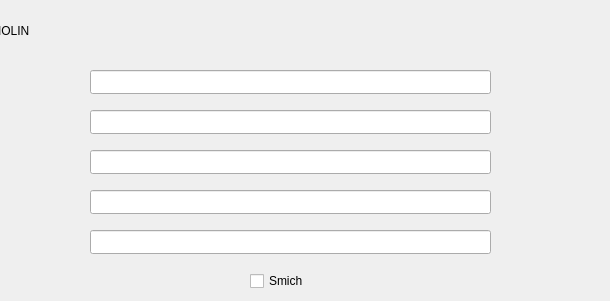
        <widget class="QWidget" name="page_17">
         <widget class="QLineEdit" name="violinMaterial_lineEdit_2">
          <property name="geometry">
           <rect>
            <x>90</x>
            <y>230</y>
            <width>401</width>
            <height>24</height>
           </rect>
          </property>
         </widget>
         <widget class="QLineEdit" name="violinModel_lineEdit_2">
          <property name="geometry">
           <rect>
            <x>90</x>
            <y>70</y>
            <width>401</width>
            <height>24</height>
           </rect>
          </property>
         </widget>
         <widget class="QLineEdit" name="violinCount_lineEdit_2">
          <property name="geometry">
           <rect>
            <x>90</x>
            <y>110</y>
            <width>401</width>
            <height>24</height>
           </rect>
          </property>
         </widget>
         <widget class="QLabel" name="violinName_label_2">
          <property name="geometry">
           <rect>
            <x>-10</x>
            <y>0</y>
            <width>601</width>
            <height>61</height>
           </rect>
          </property>
          <property name="text">
           <string>VIOLIN</string>
          </property>
         </widget>
         <widget class="QCheckBox" name="violinSmich_checkBox_2">
          <property name="geometry">
           <rect>
            <x>250</x>
            <y>270</y>
            <width>78</width>
            <height>22</height>
           </rect>
          </property>
          <property name="text">
           <string>Smich</string>
          </property>
         </widget>
         <widget class="QLineEdit" name="violinPrice_lineEdit_2">
          <property name="geometry">
           <rect>
            <x>90</x>
            <y>150</y>
            <width>401</width>
            <height>24</height>
           </rect>
          </property>
         </widget>
         <widget class="QLineEdit" name="violinCOString_lineEdit_2">
          <property name="geometry">
           <rect>
            <x>90</x>
            <y>190</y>
            <width>401</width>
            <height>24</height>
           </rect>
          </property>
         </widget>
        </widget>
